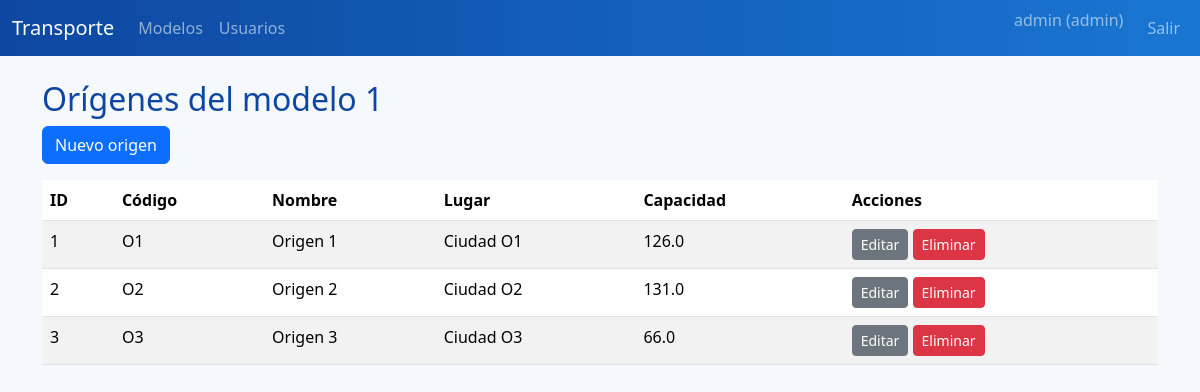
Screenshot of /origins/1/ (signed in) with the database file from the repository.
### app/models/models.py (models this page shows, shortened)
class User(UserMixin, db.Model):
    __tablename__ = 'users'
    id = db.Column(db.Integer, primary_key=True)
    username = db.Column(db.String(64), unique=True, nullable=False)
    email = db.Column(db.String(120), unique=True, nullable=False)
    password_hash = db.Column(db.String(128), nullable=False)
    role = db.Column(db.String(20), nullable=False, default='consulta')
    models = db.relationship('TransportModel', backref='user', lazy=True)

class Origin(db.Model):
    __tablename__ = 'origins'
    id = db.Column(db.Integer, primary_key=True)
    codigo = db.Column(db.String(64), nullable=False)
    nombre = db.Column(db.String(128), nullable=False)
    lugar = db.Column(db.String(128))
    capacidad_maxima = db.Column(db.Float, nullable=False)
    model_id = db.Column(db.Integer, db.ForeignKey('transport_models.id'), nullable=False)

### app/origins/routes.py (the view)
@bp.route('/<int:model_id>/')
@login_required
def index(model_id):
    if not user_owns_model(model_id):
        flash('No tiene acceso a este modelo.', 'danger')
        return redirect(url_for('models_bp.index'))
    origins = Origin.query.filter_by(model_id=model_id).all()
    return render_template('origins/index.html', origins=origins, model_id=model_id)

### app/models/models.py (called while the page is built)
@login_manager.user_loader
def load_user(user_id):
    return User.query.get(int(user_id))

### app/origins/routes.py (called while the page is built)
def user_owns_model(model_id):
    model = TransportModel.query.filter_by(id=model_id, user_id=current_user.id).first()
    return model is not None

### app/templates/origins/index.html (shortened to what this page needs)
{% extends 'base.html' %}
{% block content %}
<h2>Orígenes del modelo {{ model_id }}</h2>
<a href="{{ url_for('origins.create', model_id=model_id) }}" class="btn btn-primary mb-3">Nuevo origen</a>
<table class="table table-striped">
    <thead>
        <tr>
            <th>ID</th><th>Código</th><th>Nombre</th><th>Lugar</th><th>Capacidad</th><th>Acciones</th>
        </tr>
    </thead>
    <tbody>
        {% for o in origins %}
        <tr>
            <td>{{ o.id }}</td>
            <td>{{ o.codigo }}</td>
            <td>{{ o.nombre }}</td>
            <td>{{ o.lugar }}</td>
            <td>{{ o.capacidad_maxima }}</td>
            <td>
                <a href="{{ url_for('origins.edit', model_id=model_id, origin_id=o.id) }}" class="btn btn-sm btn-secondary">Editar</a>
                <form method="post" action="{{ url_for('origins.delete', model_id=model_id, origin_id=o.id) }}" style="display:inline;">
                    <button type="submit" class="btn btn-sm btn-danger" onclick="return confirm('¿Eliminar origen?');">Eliminar</button>
                </form>
            </td>
        </tr>
        {% endfor %}
    </tbody>
</table>
{% endblock %}

### app/templates/base.html (shortened to what this page needs)
<!doctype html>
<html lang="es">
<head>
    <link href="https://cdn.jsdelivr.net/npm/bootstrap@5.3.3/dist/css/bootstrap.min.css" rel="stylesheet">
    <link rel="stylesheet" href="{{ url_for('static', filename='css/style.css') }}">
</head>
<body>
    <nav class="navbar navbar-expand-lg navbar-dark bg-primary mb-4">
        <div class="container-fluid">
            <a class="navbar-brand" href="{{ url_for('main.dashboard') }}">Transporte</a>
            <div class="collapse navbar-collapse" id="navbarNav">
                <ul class="navbar-nav me-auto">
                    {% if current_user.is_authenticated %}
                    <li class="nav-item"><a class="nav-link" href="{{ url_for('models_bp.index') }}">Modelos</a></li>
                    <li class="nav-item"><a class="nav-link" href="{{ url_for('users.index') }}">Usuarios</a></li>
                    {% endif %}
                </ul>
                <ul class="navbar-nav">
                    {% if current_user.is_authenticated %}
                    <li class="nav-item"><span class="navbar-text me-3">{{ current_user.username }} ({{ current_user.role }})</span></li>
                    <li class="nav-item"><a class="nav-link" href="{{ url_for('auth.logout') }}">Salir</a></li>
                    {% else %}
                    <li class="nav-item"><a class="nav-link" href="{{ url_for('auth.login') }}">Ingresar</a></li>
                    {% endif %}
                </ul>
            </div>
        </div>
    </nav>
    <div class="container">
        {% block content %}{% endblock %}
    </div>
</body>
</html>

### app/static/css/style.css (style rules this page uses)
body { background-color: #f5f8fc; }
.navbar { background: linear-gradient(90deg, #0d47a1, #1976d2); }
h1, h2, h3 { color: #0d47a1; }

### rows the page displays
User: username "admin", role "admin"
Origin: id "1", codigo "O1", nombre "Origen 1", lugar "Ciudad O1", capacidad_maxima "126.0"
Origin: id "2", codigo "O2", nombre "Origen 2", lugar "Ciudad O2", capacidad_maxima "131.0"
Origin: id "3", codigo "O3", nombre "Origen 3", lugar "Ciudad O3", capacidad_maxima "66.0"

### other values shown
{{ model_id }} "1"
